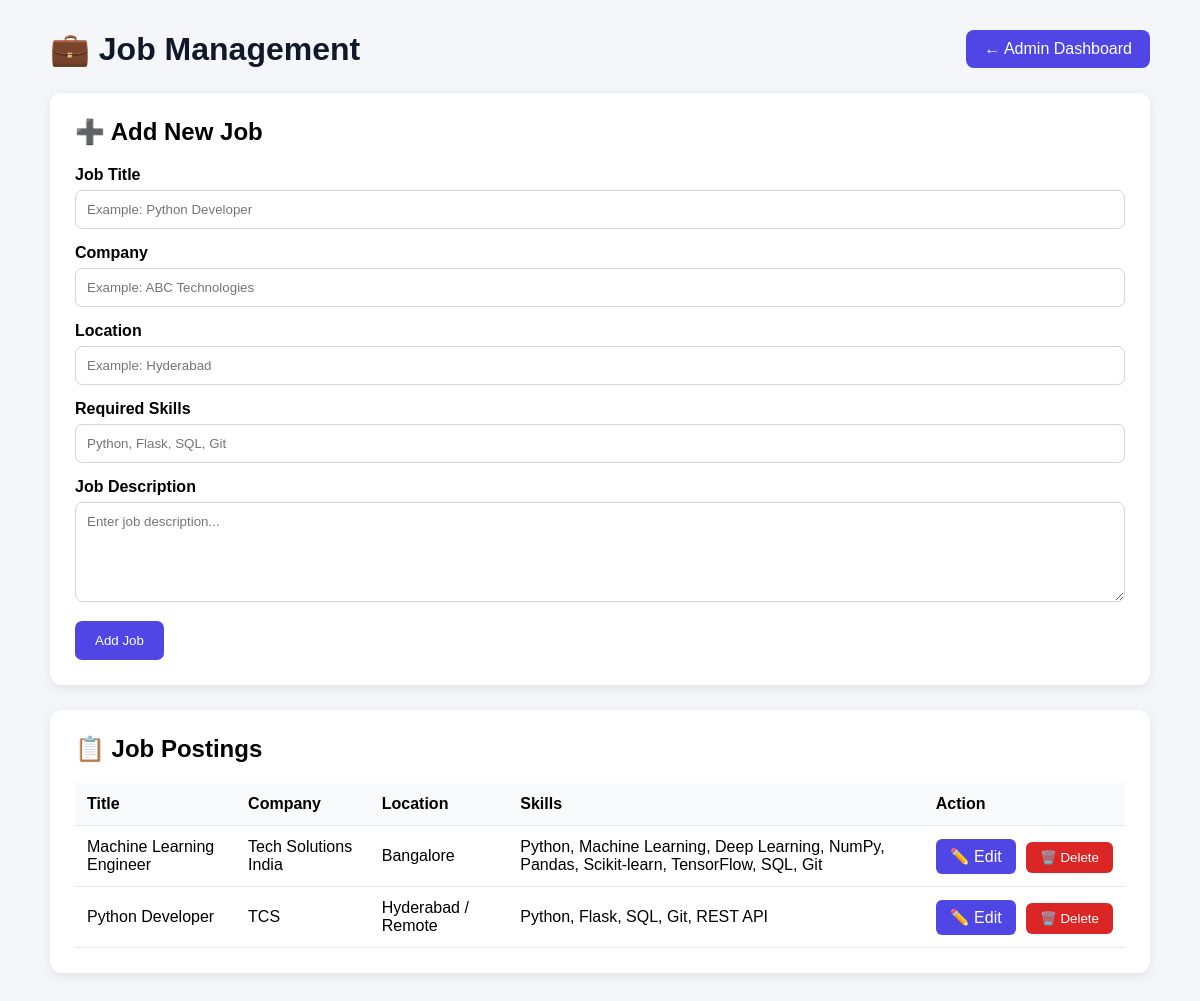
Page /admin/jobs (signed in) on the committed database.
### tables this page shows
CREATE TABLE job_postings(
        id INTEGER PRIMARY KEY AUTOINCREMENT,
        title TEXT NOT NULL,
        company TEXT,
        location TEXT,
        description TEXT,
        skills TEXT,
        created_at TIMESTAMP DEFAULT CURRENT_TIMESTAMP
    );

### app.py (the view, shortened to what this page needs)
@app.route("/admin/jobs", methods=["GET", "POST"])
@login_required
def admin_jobs():
    if session.get("user_role") != "admin":
        return "Access Denied! Admins only.", 403
    connection = sqlite3.connect(DATABASE)
    cursor = connection.cursor()
    cursor.execute("""
        SELECT
            id,
            title,
            company,
            location,
            description,
            skills
        FROM job_postings
        ORDER BY id DESC
    """)
    jobs = cursor.fetchall()
    connection.close()
    return render_template(
        "admin_jobs.html",
        jobs=jobs
    )

### app.py (called while the page is built)
def login_required(f):
    @wraps(f)
    def decorated_function(*args, **kwargs):
        if "user_email" not in session:
            return redirect(url_for("login"))
        return f(*args, **kwargs)
    return decorated_function

### templates/admin_jobs.html (shortened to what this page needs)
<!DOCTYPE html>
<html lang="en">
<head>
</head>
<body>
<div class="container">
    <div class="header">
        <h1>
            💼 Job Management
        </h1>
        <a
            href="{{ url_for('admin_dashboard') }}"
            class="back"
        >
            ← Admin Dashboard
        </a>
    </div>
    <div class="card">
        <h2>
            ➕ Add New Job
        </h2>
        <form method="POST">
            <div class="form-group">
                <label>
                    Job Title
                </label>
                <input
                    type="text"
                    name="title"
                    placeholder="Example: Python Developer"
                    required
                >
            </div>
            <div class="form-group">
                <label>
                    Company
                </label>
                <input
                    type="text"
                    name="company"
                    placeholder="Example: ABC Technologies"
                    required
                >
            </div>
            <div class="form-group">
                <label>
                    Location
                </label>
                <input
                    type="text"
                    name="location"
                    placeholder="Example: Hyderabad"
                >
            </div>
            <div class="form-group">
                <label>
                    Required Skills
                </label>
                <input
                    type="text"
                    name="skills"
                    placeholder="Python, Flask, SQL, Git"
                >
            </div>
            <div class="form-group">
                <label>
                    Job Description
                </label>
                <textarea
                    name="description"
                    placeholder="Enter job description..."
                ></textarea>
            </div>
            <button
                type="submit"
                class="add-btn"
            >
                Add Job
            </button>
        </form>
    </div>
    <div class="card">
        <h2>
            📋 Job Postings
        </h2>
        {% if jobs %}
        <table>
            <thead>
                <tr>
                    <th>
                        Title
                    </th>
                    <th>
                        Company
                    </th>
                    <th>
                        Location
                    </th>
                    <th>
                        Skills
                    </th>
                    <th>
                        Action
                    </th>
                </tr>
            </thead>
            <tbody>
            {% for job in jobs %}
                <tr>
                    <td>
                        {{ job[1] }}
                    </td>
                    <td>
                        {{ job[2] }}
                    </td>
                    <td>
                        {{ job[3] }}
                    </td>
                    <td>
                        {{ job[5] }}
                    </td>
                    <td class="actions">
                        <a
    href="{{ url_for('edit_admin_job', job_id=job[0]) }}"
    style="
        background:#4f46e5;
        color:white;
        padding:8px 14px;
        border-radius:6px;
        text-decoration:none;
        margin-right:6px;
        display:inline-block;
    "
>
    ✏️ Edit
</a>
                        <form
                            action="{{ url_for('delete_admin_job', job_id=job[0]) }}"
                            method="POST"
                            onsubmit="return confirm('Are you sure you want to delete this job?');"
                            style="display:inline;"
                        >
                            <button
                                type="submit"
                                class="delete-btn"
                            >
                                🗑️ Delete
                            </button>
                        </form>
                    </td>
                </tr>
            {% endfor %}
            </tbody>
        </table>
        {% else %}
        <p class="empty">
            No job postings available.
        </p>
        {% endif %}
    </div>
</div>
</body>
</html>

### templates/admin_jobs.html (style rules this page uses)
* { box-sizing: border-box; margin: 0; padding: 0; font-family: Arial, sans-serif; }
body { background: #f5f6fa; padding: 30px; }
.container { max-width: 1100px; margin: auto; }
.header { display: flex; justify-content: space-between; align-items: center; margin-bottom: 25px; }
.header h1 { color: #111827; }
.back { text-decoration: none; background: #4f46e5; color: white; padding: 10px 18px; border-radius: 8px; }
.card { background: white; padding: 25px; border-radius: 12px; box-shadow: 0 3px 12px rgba(0,0,0,0.08); margin-bottom: 25px; }
.card h2 { margin-bottom: 20px; }
.form-group { margin-bottom: 15px; }
label { display: block; margin-bottom: 6px; font-weight: bold; }
input, textarea { width: 100%; padding: 11px; border: 1px solid #d1d5db; border-radius: 7px; }
textarea { min-height: 100px; resize: vertical; }
.add-btn { background: #4f46e5; color: white; border: none; padding: 12px 20px; border-radius: 7px; cursor: pointer; }
table { width: 100%; border-collapse: collapse; }
th, td { padding: 12px; border-bottom: 1px solid #e5e7eb; text-align: left; vertical-align: middle; }
th { background: #f9fafb; }
.delete-btn { background: #dc2626; color: white; border: none; padding: 8px 14px; border-radius: 6px; cursor: pointer; }
.actions { white-space: nowrap; }

### rows in the picture
job_postings: title "Machine Learning Engineer", company "Tech Solutions India", location "Bangalore", skills "Python, Machine Learning, Deep Learning, NumPy, Pandas, Scikit-learn, TensorFlow, SQL, Git"
job_postings: title "Python Developer", company "TCS", location "Hyderabad / Remote", skills "Python, Flask, SQL, Git, REST API"
